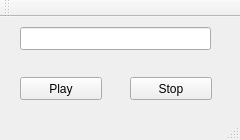
<?xml version="1.0" encoding="UTF-8"?>
<ui version="4.0">
 <class>MainWindow</class>
 <widget class="QMainWindow" name="MainWindow">
  <property name="geometry">
   <rect>
    <x>0</x>
    <y>0</y>
    <width>240</width>
    <height>140</height>
   </rect>
  </property>
  <property name="windowTitle">
   <string>MainWindow</string>
  </property>
  <widget class="QWidget" name="centralWidget">
   <widget class="QPushButton" name="Play">
    <property name="geometry">
     <rect>
      <x>20</x>
      <y>60</y>
      <width>82</width>
      <height>23</height>
     </rect>
    </property>
    <property name="text">
     <string>Play</string>
    </property>
   </widget>
   <widget class="QPushButton" name="Stop">
    <property name="geometry">
     <rect>
      <x>130</x>
      <y>60</y>
      <width>82</width>
      <height>23</height>
     </rect>
    </property>
    <property name="text">
     <string>Stop</string>
    </property>
   </widget>
   <widget class="QLineEdit" name="lineEdit">
    <property name="geometry">
     <rect>
      <x>20</x>
      <y>10</y>
      <width>191</width>
      <height>23</height>
     </rect>
    </property>
   </widget>
  </widget>
  <widget class="QMenuBar" name="menuBar">
   <property name="geometry">
    <rect>
     <x>0</x>
     <y>0</y>
     <width>240</width>
     <height>20</height>
    </rect>
   </property>
  </widget>
  <widget class="QToolBar" name="mainToolBar">
   <attribute name="toolBarArea">
    <enum>TopToolBarArea</enum>
   </attribute>
   <attribute name="toolBarBreak">
    <bool>false</bool>
   </attribute>
  </widget>
  <widget class="QStatusBar" name="statusBar"/>
 </widget>
 <layoutdefault spacing="6" margin="11"/>
 <resources/>
 <connections/>
</ui>
